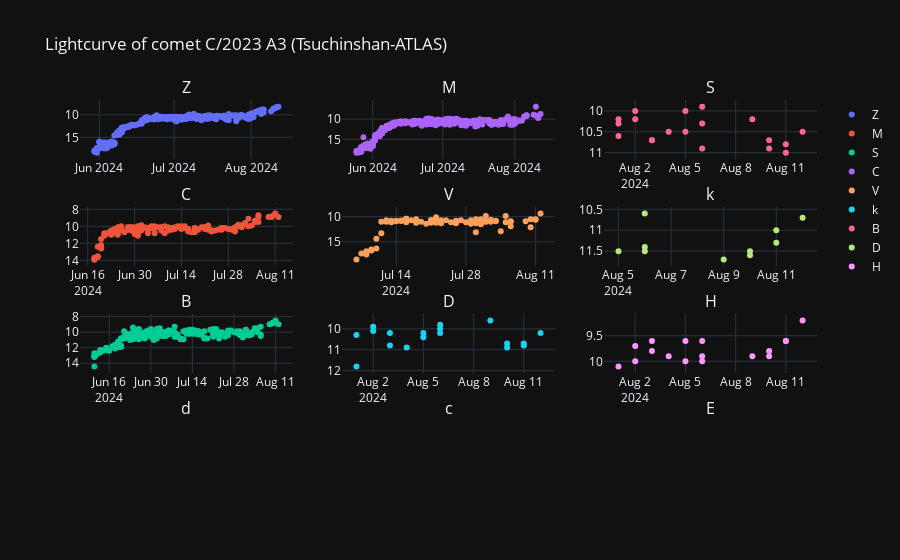

Notebook cell for this chart:
### Code cell
# Variables a graficar
tiempo = curva_de_luz_df.obs_date
obs_method = curva_de_luz_df.obs_method_key.unique()

# Inicializar la figura con subplots
fig = make_subplots(rows=4, cols=3, subplot_titles= obs_method)

# Agregar trazas a los subplots
for metodo, fila, columna  in zip(obs_method, [1]*3 + [2]*3 + [3]*3, [1,2,3]*3):
    fig.add_trace(go.Scatter(x=tiempo, y=curva_de_luz_df.magnitude[curva_de_luz_df.obs_method_key == metodo], mode="markers",name = metodo), row = columna, col = fila)

# Actualizar el diseño de los subplots
fig.update_layout(title_text = 'Lightcurve of comet C/2023 A3 (Tsuchinshan-ATLAS)', template = 'plotly_dark')
fig.update_yaxes(autorange="reversed")

# Mostrar la figura
fig.show()

### Figure 1 — Plotly figure (JSON) as saved in the notebook; plotly's stock layout.template omitted (floating-point values rounded to 4 significant figures; data arrays with more than 128 entries replaced by an {"elided": "..."} marker saying what was removed)
{"data": [{"mode": "markers", "name": "Z", "type": "scatter", "x": {"elided": "1151 str values"}, "xaxis": "x", "y": {"elided": "292 float values"}, "yaxis": "y"}, {"mode": "markers", "name": "M", "type": "scatter", "x": {"elided": "1151 str values"}, "xaxis": "x4", "y": {"elided": "174 float values"}, "yaxis": "y4"}, {"mode": "markers", "name": "S", "type": "scatter", "x": {"elided": "1151 str values"}, "xaxis": "x7", "y": {"elided": "193 float values"}, "yaxis": "y7"}, {"mode": "markers", "name": "C", "type": "scatter", "x": {"elided": "1151 str values"}, "xaxis": "x2", "y": {"elided": "341 float values"}, "yaxis": "y2"}, {"mode": "markers", "name": "V", "type": "scatter", "x": {"elided": "1151 str values"}, "xaxis": "x5", "y": [9.4, 10.5, 10.6, 12.1, 10.5, 10.9, 11.9, 11, 10.9, 9.9, 11.1, 12.9, 10.8, 10.9, 10.6, 11, 10.9, 9.9, 10.9, 11, 10.9, 10.5, 11.5, 11.3, 10.5, 13.1, 11.3, 11.4, 10.7, 11.1, 10.7, 11.3, 10.8, 11.2, 11.1, 11.1, 10.7, 11.1, 10.7, 11.3, 10.1, 10.5, 11.2, 10.7, 10.8, 10.7, 11.2, 11.4, 11, 11.2, 10.5, 10.6, 10.7, 10.4, 11.1, 10.4, 10.8, 10.8, 10.8, 10.9, 10.8, 10.8, 11.1, 11, 10.7, 11, 13.3, 14.4, 16.3, 16.5, 16.7, 16.9, 16.9, 17.5, 17.3, 18.5], "yaxis": "y5"}, {"mode": "markers", "name": "k", "type": "scatter", "x": {"elided": "1151 str values"}, "xaxis": "x8", "y": [10.2, 10.7, 10.8, 10.7, 10.9, 9.6, 9.8, 10, 10.2, 10.2, 10.4, 10.9, 10.8, 10.2, 9.9, 10.1, 11.8, 10.3], "yaxis": "y8"}, {"mode": "markers", "name": "B", "type": "scatter", "x": {"elided": "1151 str values"}, "xaxis": "x3", "y": [10.5, 10.8, 11, 10.9, 10.7, 10.2, 10.3, 9.9, 10.9, 10.5, 10, 10.5, 10.7, 10.7, 10.2, 10, 10.2, 10.3, 10.6], "yaxis": "y3"}, {"mode": "markers", "name": "D", "type": "scatter", "x": {"elided": "1151 str values"}, "xaxis": "x6", "y": [10.7, 11, 11.3, 11.6, 11.5, 11.7, 11.4, 10.6, 11.5, 11.5], "yaxis": "y6"}, {"mode": "markers", "name": "H", "type": "scatter", "x": {"elided": "1151 str values"}, "xaxis": "x9", "y": [9.2, 9.6, 9.6, 9.8, 9.9, 9.9, 9.9, 9.6, 10, 9.6, 10, 9.9, 9.8, 9.6, 10, 9.7, 10.1], "yaxis": "y9"}], "layout": {"annotations": [{"font": {"size": 16}, "showarrow": false, "text": "Z", "x": 0.1444, "xanchor": "center", "xref": "paper", "y": 1, "yanchor": "bottom", "yref": "paper"}, {"font": {"size": 16}, "showarrow": false, "text": "M", "x": 0.5, "xanchor": "center", "xref": "paper", "y": 1, "yanchor": "bottom", "yref": "paper"}, {"font": {"size": 16}, "showarrow": false, "text": "S", "x": 0.8556, "xanchor": "center", "xref": "paper", "y": 1, "yanchor": "bottom", "yref": "paper"}, {"font": {"size": 16}, "showarrow": false, "text": "C", "x": 0.1444, "xanchor": "center", "xref": "paper", "y": 0.7188, "yanchor": "bottom", "yref": "paper"}, {"font": {"size": 16}, "showarrow": false, "text": "V", "x": 0.5, "xanchor": "center", "xref": "paper", "y": 0.7188, "yanchor": "bottom", "yref": "paper"}, {"font": {"size": 16}, "showarrow": false, "text": "k", "x": 0.8556, "xanchor": "center", "xref": "paper", "y": 0.7188, "yanchor": "bottom", "yref": "paper"}, {"font": {"size": 16}, "showarrow": false, "text": "B", "x": 0.1444, "xanchor": "center", "xref": "paper", "y": 0.4375, "yanchor": "bottom", "yref": "paper"}, {"font": {"size": 16}, "showarrow": false, "text": "D", "x": 0.5, "xanchor": "center", "xref": "paper", "y": 0.4375, "yanchor": "bottom", "yref": "paper"}, {"font": {"size": 16}, "showarrow": false, "text": "H", "x": 0.8556, "xanchor": "center", "xref": "paper", "y": 0.4375, "yanchor": "bottom", "yref": "paper"}, {"font": {"size": 16}, "showarrow": false, "text": "d", "x": 0.1444, "xanchor": "center", "xref": "paper", "y": 0.1562, "yanchor": "bottom", "yref": "paper"}, {"font": {"size": 16}, "showarrow": false, "text": "c", "x": 0.5, "xanchor": "center", "xref": "paper", "y": 0.1562, "yanchor": "bottom", "yref": "paper"}, {"font": {"size": 16}, "showarrow": false, "text": "E", "x": 0.8556, "xanchor": "center", "xref": "paper", "y": 0.1562, "yanchor": "bottom", "yref": "paper"}], "title": {"text": "Lightcurve of comet C/2023 A3 (Tsuchinshan-ATLAS)"}, "xaxis": {"anchor": "y", "domain": [0, 0.2889]}, "xaxis10": {"anchor": "y10", "domain": [0, 0.2889]}, "xaxis11": {"anchor": "y11", "domain": [0.3556, 0.6444]}, "xaxis12": {"anchor": "y12", "domain": [0.7111, 1]}, "xaxis2": {"anchor": "y2", "domain": [0.3556, 0.6444]}, "xaxis3": {"anchor": "y3", "domain": [0.7111, 1]}, "xaxis4": {"anchor": "y4", "domain": [0, 0.2889]}, "xaxis5": {"anchor": "y5", "domain": [0.3556, 0.6444]}, "xaxis6": {"anchor": "y6", "domain": [0.7111, 1]}, "xaxis7": {"anchor": "y7", "domain": [0, 0.2889]}, "xaxis8": {"anchor": "y8", "domain": [0.3556, 0.6444]}, "xaxis9": {"anchor": "y9", "domain": [0.7111, 1]}, "yaxis": {"anchor": "x", "autorange": "reversed", "domain": [0.8438, 1]}, "yaxis10": {"anchor": "x10", "autorange": "reversed", "domain": [0, 0.1562]}, "yaxis11": {"anchor": "x11", "autorange": "reversed", "domain": [0, 0.1562]}, "yaxis12": {"anchor": "x12", "autorange": "reversed", "domain": [0, 0.1562]}, "yaxis2": {"anchor": "x2", "autorange": "reversed", "domain": [0.8438, 1]}, "yaxis3": {"anchor": "x3", "autorange": "reversed", "domain": [0.8438, 1]}, "yaxis4": {"anchor": "x4", "autorange": "reversed", "domain": [0.5625, 0.7188]}, "yaxis5": {"anchor": "x5", "autorange": "reversed", "domain": [0.5625, 0.7188]}, "yaxis6": {"anchor": "x6", "autorange": "reversed", "domain": [0.5625, 0.7188]}, "yaxis7": {"anchor": "x7", "autorange": "reversed", "domain": [0.2812, 0.4375]}, "yaxis8": {"anchor": "x8", "autorange": "reversed", "domain": [0.2812, 0.4375]}, "yaxis9": {"anchor": "x9", "autorange": "reversed", "domain": [0.2812, 0.4375]}}}
